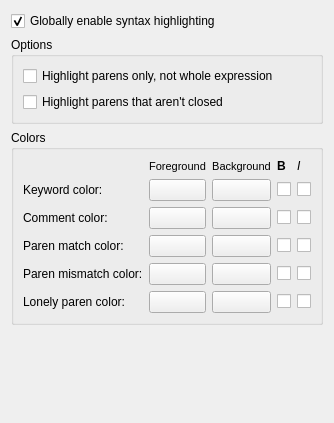
     <widget class="QWidget" name="tabSyntaxHighlighting">
      <attribute name="title">
       <string>&amp;Syntax Highlighting</string>
      </attribute>
      <layout class="QVBoxLayout" name="lyt_tabSyntaxHighlighting">
       <item>
        <widget class="QCheckBox" name="chkSHEnable">
         <property name="text">
          <string>Globally enable syntax highlighting</string>
         </property>
         <property name="checked">
          <bool>true</bool>
         </property>
        </widget>
       </item>
       <item>
        <widget class="QGroupBox" name="gbxSHOptions">
         <property name="title">
          <string>Options</string>
         </property>
         <layout class="QVBoxLayout" name="verticalLayout_5">
          <item>
           <widget class="QCheckBox" name="chkSHHighlightParensOnly">
            <property name="text">
             <string>Highlight parens only, not whole expression</string>
            </property>
            <property name="shortcut">
             <string>Alt+A</string>
            </property>
           </widget>
          </item>
          <item>
           <widget class="QCheckBox" name="chkSHHighlightLonelyParen">
            <property name="text">
             <string>Highlight parens that aren't closed</string>
            </property>
            <property name="shortcut">
             <string/>
            </property>
           </widget>
          </item>
         </layout>
        </widget>
       </item>
       <item>
        <widget class="QGroupBox" name="gbxSHColors">
         <property name="title">
          <string>Colors</string>
         </property>
         <layout class="QGridLayout" name="gridLayout">
          <item row="0" column="1">
           <widget class="QLabel" name="lblSHForeground">
            <property name="maximumSize">
             <size>
              <width>16777215</width>
              <height>15</height>
             </size>
            </property>
            <property name="font">
             <font>
              <pointsize>8</pointsize>
             </font>
            </property>
            <property name="text">
             <string>Foreground</string>
            </property>
            <property name="alignment">
             <set>Qt::AlignCenter</set>
            </property>
           </widget>
          </item>
          <item row="0" column="2">
           <widget class="QLabel" name="lblSHBackground">
            <property name="maximumSize">
             <size>
              <width>16777215</width>
              <height>15</height>
             </size>
            </property>
            <property name="font">
             <font>
              <pointsize>8</pointsize>
             </font>
            </property>
            <property name="text">
             <string>Background</string>
            </property>
            <property name="alignment">
             <set>Qt::AlignCenter</set>
            </property>
           </widget>
          </item>
          <item row="1" column="0">
           <widget class="QLabel" name="lblSHKeyword">
            <property name="text">
             <string>Keyword color:</string>
            </property>
            <property name="wordWrap">
             <bool>false</bool>
            </property>
            <property name="buddy">
             <cstring>colSHKeyword</cstring>
            </property>
           </widget>
          </item>
          <item row="1" column="1">
           <widget class="KLFColorChooser" name="colSHKeyword">
            <property name="allowDefaultState" stdset="0">
             <bool>true</bool>
            </property>
            <property name="showSize" stdset="0">
             <size>
              <width>50</width>
              <height>16</height>
             </size>
            </property>
           </widget>
          </item>
          <item row="1" column="2">
           <widget class="KLFColorChooser" name="colSHKeywordBg">
            <property name="allowDefaultState" stdset="0">
             <bool>true</bool>
            </property>
            <property name="showSize" stdset="0">
             <size>
              <width>50</width>
              <height>16</height>
             </size>
            </property>
           </widget>
          </item>
          <item row="1" column="3">
           <widget class="QCheckBox" name="chkSHKeywordB">
            <property name="sizePolicy">
             <sizepolicy hsizetype="Fixed" vsizetype="Fixed">
              <horstretch>0</horstretch>
              <verstretch>0</verstretch>
             </sizepolicy>
            </property>
            <property name="font">
             <font>
              <weight>75</weight>
              <bold>true</bold>
             </font>
            </property>
            <property name="text">
             <string/>
            </property>
            <property name="tristate">
             <bool>true</bool>
            </property>
           </widget>
          </item>
          <item row="1" column="4">
           <widget class="QCheckBox" name="chkSHKeywordI">
            <property name="sizePolicy">
             <sizepolicy hsizetype="Fixed" vsizetype="Fixed">
              <horstretch>0</horstretch>
              <verstretch>0</verstretch>
             </sizepolicy>
            </property>
            <property name="font">
             <font>
              <italic>true</italic>
             </font>
            </property>
            <property name="text">
             <string/>
            </property>
            <property name="tristate">
             <bool>true</bool>
            </property>
           </widget>
          </item>
          <item row="2" column="0">
           <widget class="QLabel" name="lblSHComment">
            <property name="text">
             <string>Comment color:</string>
            </property>
            <property name="wordWrap">
             <bool>false</bool>
            </property>
            <property name="buddy">
             <cstring>colSHComment</cstring>
            </property>
           </widget>
          </item>
          <item row="2" column="1">
           <widget class="KLFColorChooser" name="colSHComment">
            <property name="allowDefaultState" stdset="0">
             <bool>true</bool>
            </property>
            <property name="showSize" stdset="0">
             <size>
              <width>50</width>
              <height>16</height>
             </size>
            </property>
           </widget>
          </item>
          <item row="2" column="2">
           <widget class="KLFColorChooser" name="colSHCommentBg">
            <property name="allowDefaultState" stdset="0">
             <bool>true</bool>
            </property>
            <property name="showSize" stdset="0">
             <size>
              <width>50</width>
              <height>16</height>
             </size>
            </property>
           </widget>
          </item>
          <item row="2" column="3">
           <widget class="QCheckBox" name="chkSHCommentB">
            <property name="sizePolicy">
             <sizepolicy hsizetype="Fixed" vsizetype="Fixed">
              <horstretch>0</horstretch>
              <verstretch>0</verstretch>
             </sizepolicy>
            </property>
            <property name="font">
             <font>
              <weight>75</weight>
              <bold>true</bold>
             </font>
            </property>
            <property name="text">
             <string/>
            </property>
            <property name="tristate">
             <bool>true</bool>
            </property>
           </widget>
          </item>
          <item row="2" column="4">
           <widget class="QCheckBox" name="chkSHCommentI">
            <property name="sizePolicy">
             <sizepolicy hsizetype="Fixed" vsizetype="Fixed">
              <horstretch>0</horstretch>
              <verstretch>0</verstretch>
             </sizepolicy>
            </property>
            <property name="font">
             <font>
              <italic>true</italic>
             </font>
            </property>
            <property name="text">
             <string/>
            </property>
            <property name="tristate">
             <bool>true</bool>
            </property>
           </widget>
          </item>
          <item row="4" column="0">
           <widget class="QLabel" name="lblSHParenMatch">
            <property name="text">
             <string>Paren match color:</string>
            </property>
            <property name="wordWrap">
             <bool>false</bool>
            </property>
            <property name="buddy">
             <cstring>colSHParenMatch</cstring>
            </property>
           </widget>
          </item>
          <item row="4" column="1">
           <widget class="KLFColorChooser" name="colSHParenMatch">
            <property name="allowDefaultState" stdset="0">
             <bool>true</bool>
            </property>
            <property name="showSize" stdset="0">
             <size>
              <width>50</width>
              <height>16</height>
             </size>
            </property>
           </widget>
          </item>
          <item row="4" column="2">
           <widget class="KLFColorChooser" name="colSHParenMatchBg">
            <property name="allowDefaultState" stdset="0">
             <bool>true</bool>
            </property>
            <property name="showSize" stdset="0">
             <size>
              <width>50</width>
              <height>16</height>
             </size>
            </property>
           </widget>
          </item>
          <item row="4" column="3">
           <widget class="QCheckBox" name="chkSHParenMatchB">
            <property name="sizePolicy">
             <sizepolicy hsizetype="Fixed" vsizetype="Fixed">
              <horstretch>0</horstretch>
              <verstretch>0</verstretch>
             </sizepolicy>
            </property>
            <property name="font">
             <font>
              <weight>75</weight>
              <bold>true</bold>
             </font>
            </property>
            <property name="text">
             <string/>
            </property>
            <property name="tristate">
             <bool>true</bool>
            </property>
           </widget>
          </item>
          <item row="4" column="4">
           <widget class="QCheckBox" name="chkSHParenMatchI">
            <property name="sizePolicy">
             <sizepolicy hsizetype="Fixed" vsizetype="Fixed">
              <horstretch>0</horstretch>
              <verstretch>0</verstretch>
             </sizepolicy>
            </property>
            <property name="font">
             <font>
              <italic>true</italic>
             </font>
            </property>
            <property name="text">
             <string/>
            </property>
            <property name="tristate">
             <bool>true</bool>
            </property>
           </widget>
          </item>
          <item row="5" column="0">
           <widget class="QLabel" name="lblSHParenMismatch">
            <property name="text">
             <string>Paren mismatch color:</string>
            </property>
            <property name="wordWrap">
             <bool>false</bool>
            </property>
            <property name="buddy">
             <cstring>colSHParenMismatch</cstring>
            </property>
           </widget>
          </item>
          <item row="5" column="1">
           <widget class="KLFColorChooser" name="colSHParenMismatch">
            <property name="allowDefaultState" stdset="0">
             <bool>true</bool>
            </property>
            <property name="showSize" stdset="0">
             <size>
              <width>50</width>
              <height>16</height>
             </size>
            </property>
           </widget>
          </item>
          <item row="5" column="2">
           <widget class="KLFColorChooser" name="colSHParenMismatchBg">
            <property name="allowDefaultState" stdset="0">
             <bool>true</bool>
            </property>
            <property name="showSize" stdset="0">
             <size>
              <width>50</width>
              <height>16</height>
             </size>
            </property>
           </widget>
          </item>
          <item row="5" column="3">
           <widget class="QCheckBox" name="chkSHParenMismatchB">
            <property name="sizePolicy">
             <sizepolicy hsizetype="Fixed" vsizetype="Fixed">
              <horstretch>0</horstretch>
              <verstretch>0</verstretch>
             </sizepolicy>
            </property>
            <property name="font">
             <font>
              <weight>75</weight>
              <bold>true</bold>
             </font>
            </property>
            <property name="text">
             <string/>
            </property>
            <property name="tristate">
             <bool>true</bool>
            </property>
           </widget>
          </item>
          <item row="5" column="4">
           <widget class="QCheckBox" name="chkSHParenMismatchI">
            <property name="sizePolicy">
             <sizepolicy hsizetype="Fixed" vsizetype="Fixed">
              <horstretch>0</horstretch>
              <verstretch>0</verstretch>
             </sizepolicy>
            </property>
            <property name="font">
             <font>
              <italic>true</italic>
             </font>
            </property>
            <property name="text">
             <string/>
            </property>
            <property name="tristate">
             <bool>true</bool>
            </property>
           </widget>
          </item>
          <item row="7" column="0">
           <widget class="QLabel" name="lblSHLonelyParen">
            <property name="text">
             <string>Lonely paren color:</string>
            </property>
            <property name="wordWrap">
             <bool>false</bool>
            </property>
            <property name="buddy">
             <cstring>colSHLonelyParen</cstring>
            </property>
           </widget>
          </item>
          <item row="7" column="1">
           <widget class="KLFColorChooser" name="colSHLonelyParen">
            <property name="allowDefaultState" stdset="0">
             <bool>true</bool>
            </property>
            <property name="showSize" stdset="0">
             <size>
              <width>50</width>
              <height>16</height>
             </size>
            </property>
           </widget>
          </item>
          <item row="7" column="2">
           <widget class="KLFColorChooser" name="colSHLonelyParenBg">
            <property name="allowDefaultState" stdset="0">
             <bool>true</bool>
            </property>
            <property name="showSize" stdset="0">
             <size>
              <width>50</width>
              <height>16</height>
             </size>
            </property>
           </widget>
          </item>
          <item row="7" column="3">
           <widget class="QCheckBox" name="chkSHLonelyParenB">
            <property name="sizePolicy">
             <sizepolicy hsizetype="Fixed" vsizetype="Fixed">
              <horstretch>0</horstretch>
              <verstretch>0</verstretch>
             </sizepolicy>
            </property>
            <property name="font">
             <font>
              <weight>75</weight>
              <bold>true</bold>
             </font>
            </property>
            <property name="text">
             <string/>
            </property>
            <property name="tristate">
             <bool>true</bool>
            </property>
           </widget>
          </item>
          <item row="7" column="4">
           <widget class="QCheckBox" name="chkSHLonelyParenI">
            <property name="sizePolicy">
             <sizepolicy hsizetype="Fixed" vsizetype="Fixed">
              <horstretch>0</horstretch>
              <verstretch>0</verstretch>
             </sizepolicy>
            </property>
            <property name="font">
             <font>
              <italic>true</italic>
             </font>
            </property>
            <property name="text">
             <string/>
            </property>
            <property name="tristate">
             <bool>true</bool>
            </property>
           </widget>
          </item>
          <item row="0" column="3">
           <widget class="QLabel" name="lblSHBold">
            <property name="sizePolicy">
             <sizepolicy hsizetype="Fixed" vsizetype="Fixed">
              <horstretch>0</horstretch>
              <verstretch>0</verstretch>
             </sizepolicy>
            </property>
            <property name="font">
             <font>
              <weight>75</weight>
              <bold>true</bold>
             </font>
            </property>
            <property name="text">
             <string>B</string>
            </property>
           </widget>
          </item>
          <item row="0" column="4">
           <widget class="QLabel" name="lblSHItalic">
            <property name="sizePolicy">
             <sizepolicy hsizetype="Fixed" vsizetype="Fixed">
              <horstretch>0</horstretch>
              <verstretch>0</verstretch>
             </sizepolicy>
            </property>
            <property name="font">
             <font>
              <italic>true</italic>
             </font>
            </property>
            <property name="text">
             <string>I  </string>
            </property>
           </widget>
          </item>
         </layout>
        </widget>
       </item>
       <item>
        <spacer name="spc_SH">
         <property name="orientation">
          <enum>Qt::Vertical</enum>
         </property>
         <property name="sizeHint" stdset="0">
          <size>
           <width>20</width>
           <height>87</height>
          </size>
         </property>
        </spacer>
       </item>
      </layout>
     </widget>
